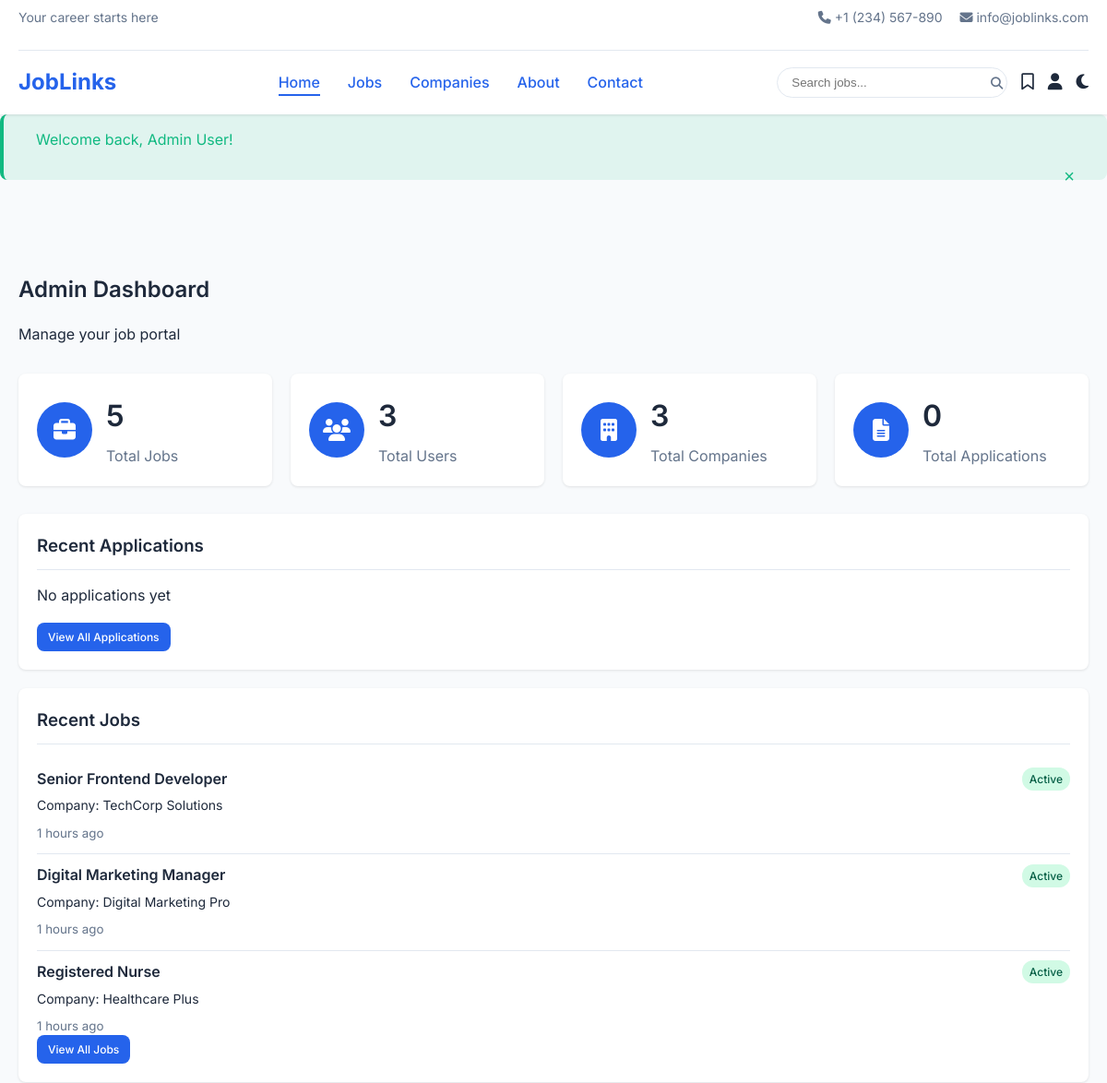
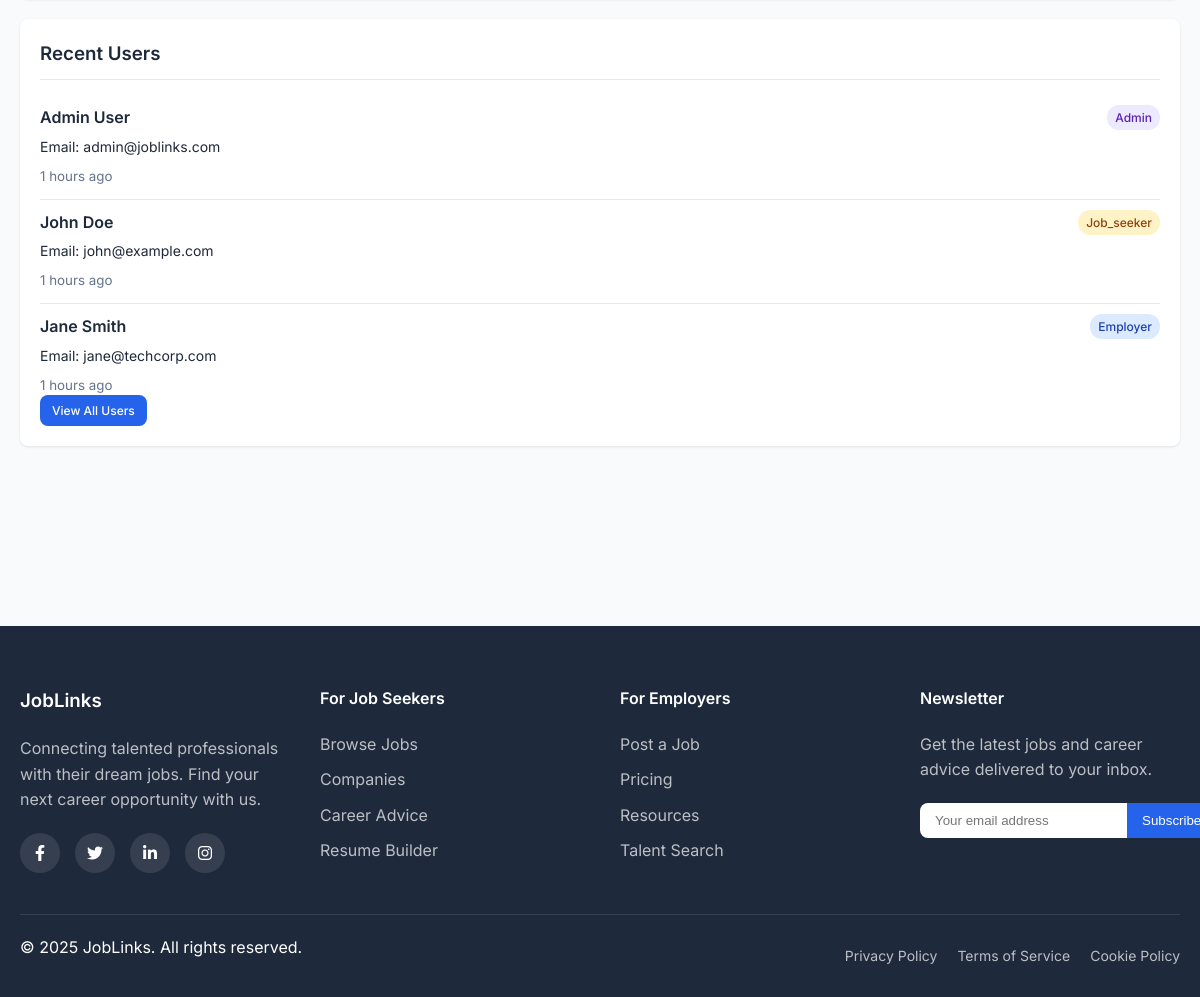
/admin/index.php (signed in), run on the app's committed database (2 pictures, top to bottom).
### tables this page shows
CREATE TABLE jobs (
    id INT AUTO_INCREMENT PRIMARY KEY,
    title VARCHAR(100) NOT NULL,
    slug VARCHAR(100) NOT NULL UNIQUE,
    company_id INT NOT NULL,
    category VARCHAR(50),
    type ENUM('full-time', 'part-time', 'contract', 'internship', 'remote') DEFAULT 'full-time',
    location VARCHAR(100),
    salary_min DECIMAL(10,2),
    salary_max DECIMAL(10,2),
    currency VARCHAR(3) DEFAULT 'USD',
    description TEXT,
    requirements TEXT,
    benefits TEXT,
    is_active BOOLEAN DEFAULT TRUE,
    featured BOOLEAN DEFAULT FALSE,
    expires_at DATE,
    created_at TIMESTAMP DEFAULT CURRENT_TIMESTAMP,
    FOREIGN KEY (company_id) REFERENCES companies(id) ON DELETE CASCADE
);

CREATE TABLE companies (
    id INT AUTO_INCREMENT PRIMARY KEY,
    name VARCHAR(100) NOT NULL,
    slug VARCHAR(100) NOT NULL UNIQUE,
    industry VARCHAR(50),
    size VARCHAR(50),
    website VARCHAR(255),
    logo VARCHAR(255),
    description TEXT,
    location VARCHAR(100),
    founded_year INT,
    created_at TIMESTAMP DEFAULT CURRENT_TIMESTAMP
);

CREATE TABLE users (
    id INT AUTO_INCREMENT PRIMARY KEY,
    name VARCHAR(100) NOT NULL,
    email VARCHAR(100) NOT NULL UNIQUE,
    password_hash VARCHAR(255) NOT NULL,
    role ENUM('job_seeker', 'employer', 'admin') DEFAULT 'job_seeker',
    phone VARCHAR(20),
    location VARCHAR(100),
    bio TEXT,
    resume_url VARCHAR(255),
    linkedin_url VARCHAR(255),
    github_url VARCHAR(255),
    created_at TIMESTAMP DEFAULT CURRENT_TIMESTAMP
);

### includes/config.php (called while the page is built, shortened)
<?php
require_once 'functions.php';
function isLoggedIn() {
    return isset($_SESSION['user_id']);
}
function isDarkMode() {
    return false;
}
?>

### includes/functions.php (called while the page is built, shortened)
<?php
function getMessage() {
    if (isset($_SESSION['message'])) {
        $message = $_SESSION['message'];
        return $message;
    }
    return null;
}
function timeAgo($datetime) {
    $time = strtotime($datetime);
    $now = time();
    $diff = $now - $time;
    if ($diff < 60) {
        return 'Just now';
    } elseif ($diff < 3600) {
        return floor($diff / 60) . ' minutes ago';
    } elseif ($diff < 86400) {
        return floor($diff / 3600) . ' hours ago';
    } elseif ($diff < 604800) {
        return floor($diff / 86400) . ' days ago';
    } else {
        return date('M j, Y', $time);
    }
}
?>

### admin/index.php (the view, shortened to what this page needs)
<?php
require_once '../includes/config.php';
require_once '../includes/header.php';
 $totalJobs = $pdo->query("SELECT COUNT(*) FROM jobs")->fetchColumn();
 $totalUsers = $pdo->query("SELECT COUNT(*) FROM users")->fetchColumn();
 $totalCompanies = $pdo->query("SELECT COUNT(*) FROM companies")->fetchColumn();
 $totalApplications = $pdo->query("SELECT COUNT(*) FROM applications")->fetchColumn();
 $stmt = $pdo->query("
    SELECT a.*, j.title as job_title, u.name as applicant_name, c.name as company_name
    FROM applications a
    JOIN jobs j ON a.job_id = j.id
    JOIN users u ON a.user_id = u.id
    JOIN companies c ON j.company_id = c.id
    ORDER BY a.applied_at DESC
    LIMIT 5
");
 $recentApplications = $stmt->fetchAll(PDO::FETCH_ASSOC);
 $stmt = $pdo->query("
    SELECT j.*, c.name as company_name
    FROM jobs j
    JOIN companies c ON j.company_id = c.id
    ORDER BY j.created_at DESC
    LIMIT 5
");
 $recentJobs = $stmt->fetchAll(PDO::FETCH_ASSOC);
 $stmt = $pdo->query("
    SELECT * FROM users
    ORDER BY created_at DESC
    LIMIT 5
");
 $recentUsers = $stmt->fetchAll(PDO::FETCH_ASSOC);
?>
<section class="section">
    <div class="container">
        <div class="admin-header">
            <h1>Admin Dashboard</h1>
            <p>Manage your job portal</p>
        </div>
        <div class="stats-grid">
            <div class="stat-card">
                <div class="stat-icon">
                    <i class="fas fa-briefcase"></i>
                </div>
                <div class="stat-content">
                    <h3><?php echo $totalJobs; ?></h3>
                    <p>Total Jobs</p>
                </div>
            </div>
            <div class="stat-card">
                <div class="stat-icon">
                    <i class="fas fa-users"></i>
                </div>
                <div class="stat-content">
                    <h3><?php echo $totalUsers; ?></h3>
                    <p>Total Users</p>
                </div>
            </div>
            <div class="stat-card">
                <div class="stat-icon">
                    <i class="fas fa-building"></i>
                </div>
                <div class="stat-content">
                    <h3><?php echo $totalCompanies; ?></h3>
                    <p>Total Companies</p>
                </div>
            </div>
            <div class="stat-card">
                <div class="stat-icon">
                    <i class="fas fa-file-alt"></i>
                </div>
                <div class="stat-content">
                    <h3><?php echo $totalApplications; ?></h3>
                    <p>Total Applications</p>
                </div>
            </div>
        </div>
        <div class="row">
            <div class="col-md-4">
                <div class="admin-card">
                    <h3>Recent Applications</h3>
                    <div class="recent-list">
                        <?php if (empty($recentApplications)): ?>
                            <p>No applications yet</p>
                        <?php endif; ?>
                    </div>
                    <div class="text-center mt-3">
                        <a href="applications.php" class="btn btn-sm">View All Applications</a>
                    </div>
                </div>
            </div>
            <div class="col-md-4">
                <div class="admin-card">
                    <h3>Recent Jobs</h3>
                    <div class="recent-list">
                        <?php if (empty($recentJobs)): ?>
                            <p>No jobs posted yet</p>
                        <?php else: ?>
                            <?php foreach ($recentJobs as $job): ?>
                                <div class="recent-item">
                                    <div class="recent-item-header">
                                        <h4><?php echo $job['title']; ?></h4>
                                        <span class="status-badge <?php echo $job['is_active'] ? 'status-active' : 'status-inactive'; ?>">
                                            <?php echo $job['is_active'] ? 'Active' : 'Inactive'; ?>
                                        </span>
                                    </div>
                                    <p>Company: <?php echo $job['company_name']; ?></p>
                                    <small><?php echo timeAgo($job['created_at']); ?></small>
                                </div>
                            <?php endforeach; ?>
                        <?php endif; ?>
                    </div>
                    <div class="text-center mt-3">
                        <a href="jobs.php" class="btn btn-sm">View All Jobs</a>
                    </div>
                </div>
            </div>
            <div class="col-md-4">
                <div class="admin-card">
                    <h3>Recent Users</h3>
                    <div class="recent-list">
                        <?php if (empty($recentUsers)): ?>
                            <p>No users registered yet</p>
                        <?php else: ?>
                            <?php foreach ($recentUsers as $user): ?>
                                <div class="recent-item">
                                    <div class="recent-item-header">
                                        <h4><?php echo $user['name']; ?></h4>
                                        <span class="role-badge role-<?php echo $user['role']; ?>"><?php echo ucfirst($user['role']); ?></span>
                                    </div>
                                    <p>Email: <?php echo $user['email']; ?></p>
                                    <small><?php echo timeAgo($user['created_at']); ?></small>
                                </div>
                            <?php endforeach; ?>
                        <?php endif; ?>
                    </div>
                    <div class="text-center mt-3">
                        <a href="users.php" class="btn btn-sm">View All Users</a>
                    </div>
                </div>
            </div>
        </div>
    </div>
</section>
<?php require_once '../includes/footer.php'; ?>

### includes/header.php (shortened to what this page needs)
<?php
require_once 'config.php';
?>
<!DOCTYPE html>
<html lang="en" class="<?php echo isDarkMode() ? 'dark' : ''; ?>">
<head>
    <link rel="stylesheet" href="assets/css/style.css">
    <link rel="stylesheet" href="https://cdnjs.cloudflare.com/ajax/libs/font-awesome/6.4.0/css/all.min.css">
</head>
<body>
    <header class="header">
        <div class="container">
            <div class="header-top">
                <div class="header-left">
                    <p>Your career starts here</p>
                </div>
                <div class="header-right">
                    <a href="tel:+1234567890"><i class="fas fa-phone"></i> +1 (234) 567-890</a>
                    <a href="mailto:info@joblinks.com"><i class="fas fa-envelope"></i> info@joblinks.com</a>
                </div>
            </div>
            <nav class="navbar">
                <div class="navbar-brand">
                    <a href="index.php"><?php echo SITE_NAME; ?></a>
                </div>
                <ul class="navbar-menu">
                    <li><a href="index.php" class="<?php echo basename($_SERVER['PHP_SELF']) == 'index.php' ? 'active' : ''; ?>">Home</a></li>
                    <li><a href="jobs.php" class="<?php echo basename($_SERVER['PHP_SELF']) == 'jobs.php' ? 'active' : ''; ?>">Jobs</a></li>
                    <li><a href="companies.php" class="<?php echo basename($_SERVER['PHP_SELF']) == 'companies.php' ? 'active' : ''; ?>">Companies</a></li>
                    <li><a href="about.php" class="<?php echo basename($_SERVER['PHP_SELF']) == 'about.php' ? 'active' : ''; ?>">About</a></li>
                    <li><a href="contact.php" class="<?php echo basename($_SERVER['PHP_SELF']) == 'contact.php' ? 'active' : ''; ?>">Contact</a></li>
                </ul>
                <div class="navbar-actions">
                    <div class="search-container">
                        <input type="text" id="live-search" placeholder="Search jobs...">
                        <button type="button" id="search-btn"><i class="fas fa-search"></i></button>
                    </div>
                    <a href="saved-jobs.php" class="icon-link">
                        <i class="far fa-bookmark"></i>
                    </a>
                    <div class="user-menu">
                        <?php if (isLoggedIn()): ?>
                            <a href="#" class="icon-link user-toggle">
                                <i class="fas fa-user"></i>
                            </a>
                        <?php else: ?>
                            <a href="auth/login.php" class="btn btn-outline">Login</a>
                            <a href="auth/register.php" class="btn">Sign Up</a>
                        <?php endif; ?>
                    </div>
                    <button class="theme-toggle" id="theme-toggle">
                        <i class="fas fa-moon"></i>
                    </button>
                </div>
            </nav>
        </div>
    </header>
    <?php $message = getMessage(); ?>
    <?php if ($message): ?>
        <div class="message message-<?php echo $message['type']; ?>">
            <div class="container">
                <p><?php echo $message['text']; ?></p>
                <button class="message-close">&times;</button>
            </div>
        </div>
    <?php endif; ?>
    <main class="main">

### includes/footer.php (shortened to what this page needs)
    </main>
    <footer class="footer">
        <div class="container">
            <div class="footer-content">
                <div class="footer-section">
                    <h3>JobLinks</h3>
                    <p>Connecting talented professionals with their dream jobs. Find your next career opportunity with us.</p>
                    <div class="social-links">
                        <a href="#"><i class="fab fa-facebook-f"></i></a>
                        <a href="#"><i class="fab fa-twitter"></i></a>
                        <a href="#"><i class="fab fa-linkedin-in"></i></a>
                        <a href="#"><i class="fab fa-instagram"></i></a>
                    </div>
                </div>
                <div class="footer-section">
                    <h4>For Job Seekers</h4>
                    <ul>
                        <li><a href="jobs.php">Browse Jobs</a></li>
                        <li><a href="companies.php">Companies</a></li>
                        <li><a href="career-advice.php">Career Advice</a></li>
                        <li><a href="resume-builder.php">Resume Builder</a></li>
                    </ul>
                </div>
                <div class="footer-section">
                    <h4>For Employers</h4>
                    <ul>
                        <li><a href="post-job.php">Post a Job</a></li>
                        <li><a href="pricing.php">Pricing</a></li>
                        <li><a href="employer-resources.php">Resources</a></li>
                        <li><a href="talent-search.php">Talent Search</a></li>
                    </ul>
                </div>
                <div class="footer-section">
                    <h4>Newsletter</h4>
                    <p>Get the latest jobs and career advice delivered to your inbox.</p>
                    <form id="newsletter-form" class="newsletter-form">
                        <input type="email" id="newsletter-email" placeholder="Your email address" required>
                        <button type="submit">Subscribe</button>
                    </form>
                </div>
            </div>
            <div class="footer-bottom">
                <p>&copy; <?php echo date('Y'); ?> <?php echo SITE_NAME; ?>. All rights reserved.</p>
                <div class="footer-links">
                    <a href="#">Privacy Policy</a>
                    <a href="#">Terms of Service</a>
                    <a href="#">Cookie Policy</a>
                </div>
            </div>
        </div>
    </footer>
</body>
</html>

### admin/index.php (style rules this page uses)
.admin-header { margin-bottom: 30px; }
.stats-grid { display: grid; grid-template-columns: repeat(auto-fit, minmax(250px, 1fr)); gap: 20px; margin-bottom: 30px; }
.stat-card { background-color: white; border-radius: var(--border-radius); padding: 20px; box-shadow: var(--box-shadow); display: flex; align-items: center; gap: 15px; }
.stat-icon { width: 60px; height: 60px; background-color: var(--primary-color); border-radius: 50%; display: flex; align-items: center; justify-content: center; color: white; font-size: 24px; }
.stat-content h3 { font-size: 32px; margin-bottom: 5px; }
.stat-content p { margin: 0; color: var(--light-text); }
.admin-card { background-color: white; border-radius: var(--border-radius); padding: 20px; box-shadow: var(--box-shadow); margin-bottom: 20px; height: 100%; }
.admin-card h3 { margin-bottom: 15px; padding-bottom: 10px; border-bottom: 1px solid var(--border-color); }
.recent-list { max-height: 300px; overflow-y: auto; }
.recent-item { padding: 10px 0; border-bottom: 1px solid var(--border-color); }
.recent-item:last-child { border-bottom: none; }
.recent-item-header { display: flex; justify-content: space-between; align-items: center; margin-bottom: 5px; }
.recent-item-header h4 { margin: 0; font-size: 16px; }
.recent-item p { margin: 0 0 5px; font-size: 14px; }
.recent-item small { color: var(--light-text); }
.status-badge { padding: 3px 8px; border-radius: 12px; font-size: 12px; font-weight: 500; }
.status-active { background-color: #d1fae5; color: #065f46; }
.role-badge { padding: 3px 8px; border-radius: 12px; font-size: 12px; font-weight: 500; }
.role-admin { background-color: #ede9fe; color: #5b21b6; }
.role-employer { background-color: #dbeafe; color: #1e40af; }
.role-job_seeker { background-color: #fef3c7; color: #92400e; }

### data on the page
jobs: title "Senior Frontend Developer", is_active "Active", company.name "TechCorp Solutions", created_at "1 hours ago"
jobs: title "Digital Marketing Manager", is_active "Active", company.name "Digital Marketing Pro", created_at "1 hours ago"
jobs: title "Registered Nurse", is_active "Active", company.name "Healthcare Plus", created_at "1 hours ago"
users: name "Admin User", role "Admin", email "admin@joblinks.com", created_at "1 hours ago"
users: name "John Doe", role "Job_seeker", email "john@example.com", created_at "1 hours ago"
users: name "Jane Smith", role "Employer", email "jane@techcorp.com", created_at "1 hours ago"

### other printed values
SITE_NAME "JobLinks"
$message['text'] "Welcome back, Admin User!"
$totalJobs "5"
$totalUsers "3"
$totalCompanies "3"
$totalApplications "0"
